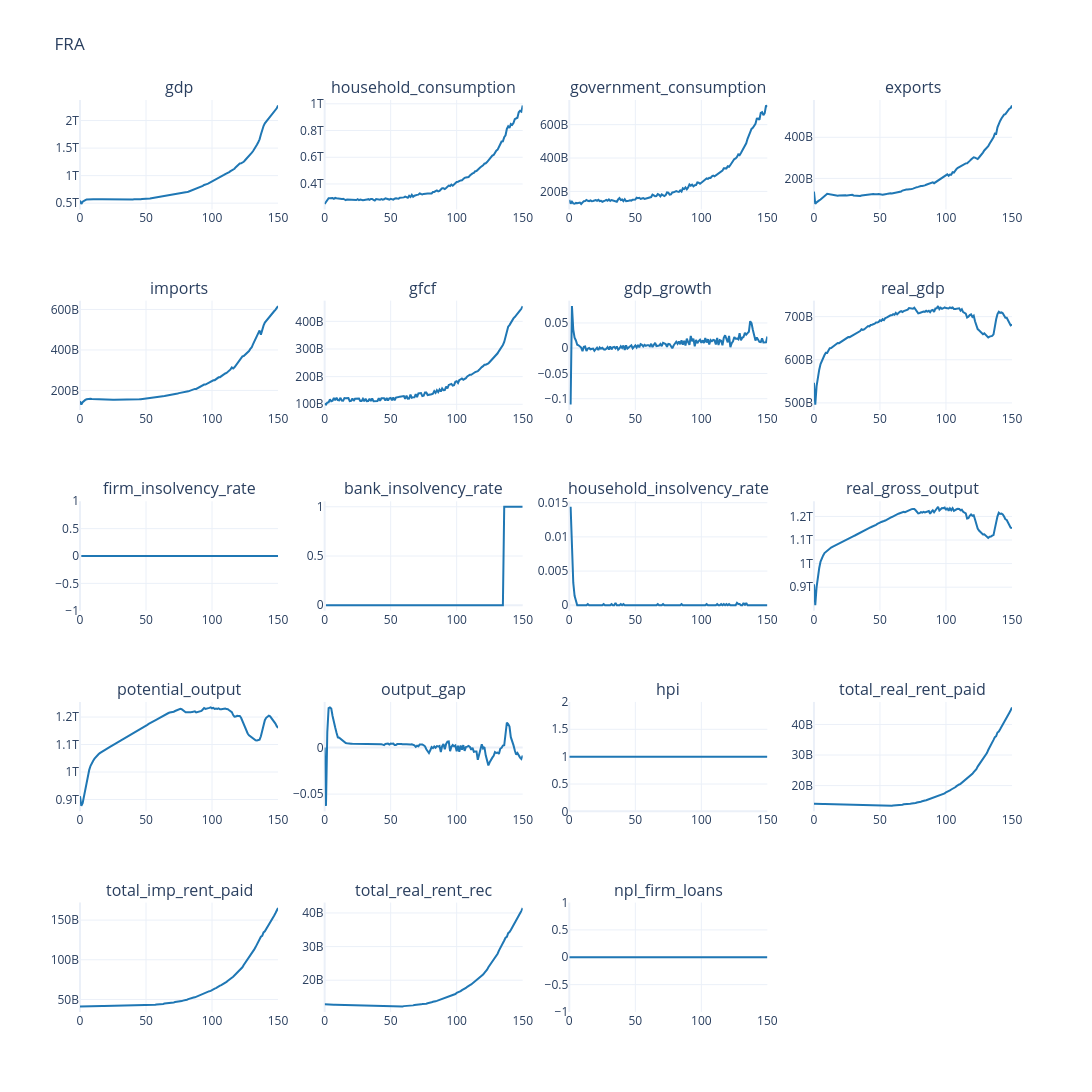

Notebook cell for this chart:
### Code cell
cols = [
    'gdp',
    'household_consumption',
    'government_consumption',
    'exports',
    'imports',
    'gfcf',
    # 'cpi_transaction',
    # 'ppi',
    # 'consumption_expansion_loan_debt',
    # 'mortgage_debt',
    # 'wages',
    # 'profits',
    # 'taxes_paid_on_production',
    # 'taxes_on_products',
    # 'total_consumption',
    'gdp_growth',
    'real_gdp',
    # 'consumption_loans_to_households',
    # 'mortgages_to_households',
    # 'bank_credit_supply_cap_total',
    'firm_insolvency_rate',
    'bank_insolvency_rate',
    'household_insolvency_rate',
    'real_gross_output',
    'potential_output',
    'output_gap',
    'hpi',
    'total_real_rent_paid',
    'total_imp_rent_paid',
    'total_real_rent_rec',
    'npl_firm_loans',

]


plot_output(df=df_base[cols], no_rows=5, no_cols=4, country_code=cfg.country_iso3, **FIG_SIZE_BENCHMARK)

### Figure 1 — Plotly figure (JSON) as saved in the notebook; plotly's stock layout.template omitted (floating-point values rounded to 4 significant figures; data arrays with more than 128 entries replaced by an {"elided": "..."} marker saying what was removed)
{"data": [{"line": {"color": "#1f77b4"}, "mode": "lines", "name": "baseline", "showlegend": false, "type": "scatter", "x": {"elided": "151 int values"}, "xaxis": "x", "y": {"elided": "151 float values"}, "yaxis": "y"}, {"line": {"color": "#1f77b4"}, "mode": "lines", "name": "baseline", "showlegend": false, "type": "scatter", "x": {"elided": "151 int values"}, "xaxis": "x2", "y": {"elided": "151 float values"}, "yaxis": "y2"}, {"line": {"color": "#1f77b4"}, "mode": "lines", "name": "baseline", "showlegend": false, "type": "scatter", "x": {"elided": "151 int values"}, "xaxis": "x3", "y": {"elided": "151 float values"}, "yaxis": "y3"}, {"line": {"color": "#1f77b4"}, "mode": "lines", "name": "baseline", "showlegend": false, "type": "scatter", "x": {"elided": "151 int values"}, "xaxis": "x4", "y": {"elided": "151 float values"}, "yaxis": "y4"}, {"line": {"color": "#1f77b4"}, "mode": "lines", "name": "baseline", "showlegend": false, "type": "scatter", "x": {"elided": "151 int values"}, "xaxis": "x5", "y": {"elided": "151 float values"}, "yaxis": "y5"}, {"line": {"color": "#1f77b4"}, "mode": "lines", "name": "baseline", "showlegend": false, "type": "scatter", "x": {"elided": "151 int values"}, "xaxis": "x6", "y": {"elided": "151 float values"}, "yaxis": "y6"}, {"line": {"color": "#1f77b4"}, "mode": "lines", "name": "baseline", "showlegend": false, "type": "scatter", "x": {"elided": "151 int values"}, "xaxis": "x7", "y": {"elided": "151 float values"}, "yaxis": "y7"}, {"line": {"color": "#1f77b4"}, "mode": "lines", "name": "baseline", "showlegend": false, "type": "scatter", "x": {"elided": "151 int values"}, "xaxis": "x8", "y": {"elided": "151 float values"}, "yaxis": "y8"}, {"line": {"color": "#1f77b4"}, "mode": "lines", "name": "baseline", "showlegend": false, "type": "scatter", "x": {"elided": "151 int values"}, "xaxis": "x9", "y": {"elided": "151 float values"}, "yaxis": "y9"}, {"line": {"color": "#1f77b4"}, "mode": "lines", "name": "baseline", "showlegend": false, "type": "scatter", "x": {"elided": "151 int values"}, "xaxis": "x10", "y": {"elided": "151 float values"}, "yaxis": "y10"}, {"line": {"color": "#1f77b4"}, "mode": "lines", "name": "baseline", "showlegend": false, "type": "scatter", "x": {"elided": "151 int values"}, "xaxis": "x11", "y": {"elided": "151 float values"}, "yaxis": "y11"}, {"line": {"color": "#1f77b4"}, "mode": "lines", "name": "baseline", "showlegend": false, "type": "scatter", "x": {"elided": "151 int values"}, "xaxis": "x12", "y": {"elided": "151 float values"}, "yaxis": "y12"}, {"line": {"color": "#1f77b4"}, "mode": "lines", "name": "baseline", "showlegend": false, "type": "scatter", "x": {"elided": "151 int values"}, "xaxis": "x13", "y": {"elided": "151 float values"}, "yaxis": "y13"}, {"line": {"color": "#1f77b4"}, "mode": "lines", "name": "baseline", "showlegend": false, "type": "scatter", "x": {"elided": "151 int values"}, "xaxis": "x14", "y": {"elided": "151 float values"}, "yaxis": "y14"}, {"line": {"color": "#1f77b4"}, "mode": "lines", "name": "baseline", "showlegend": false, "type": "scatter", "x": {"elided": "151 int values"}, "xaxis": "x15", "y": {"elided": "151 float values"}, "yaxis": "y15"}, {"line": {"color": "#1f77b4"}, "mode": "lines", "name": "baseline", "showlegend": false, "type": "scatter", "x": {"elided": "151 int values"}, "xaxis": "x16", "y": {"elided": "151 float values"}, "yaxis": "y16"}, {"line": {"color": "#1f77b4"}, "mode": "lines", "name": "baseline", "showlegend": false, "type": "scatter", "x": {"elided": "151 int values"}, "xaxis": "x17", "y": {"elided": "151 float values"}, "yaxis": "y17"}, {"line": {"color": "#1f77b4"}, "mode": "lines", "name": "baseline", "showlegend": false, "type": "scatter", "x": {"elided": "151 int values"}, "xaxis": "x18", "y": {"elided": "151 float values"}, "yaxis": "y18"}, {"line": {"color": "#1f77b4"}, "mode": "lines", "name": "baseline", "showlegend": false, "type": "scatter", "x": {"elided": "151 int values"}, "xaxis": "x19", "y": {"elided": "151 float values"}, "yaxis": "y19"}], "layout": {"annotations": [{"font": {"size": 16}, "showarrow": false, "text": "gdp", "x": 0.1062, "xanchor": "center", "xref": "paper", "y": 1, "yanchor": "bottom", "yref": "paper"}, {"font": {"size": 16}, "showarrow": false, "text": "household_consumption", "x": 0.3688, "xanchor": "center", "xref": "paper", "y": 1, "yanchor": "bottom", "yref": "paper"}, {"font": {"size": 16}, "showarrow": false, "text": "government_consumption", "x": 0.6313, "xanchor": "center", "xref": "paper", "y": 1, "yanchor": "bottom", "yref": "paper"}, {"font": {"size": 16}, "showarrow": false, "text": "exports", "x": 0.8938, "xanchor": "center", "xref": "paper", "y": 1, "yanchor": "bottom", "yref": "paper"}, {"font": {"size": 16}, "showarrow": false, "text": "imports", "x": 0.1062, "xanchor": "center", "xref": "paper", "y": 0.78, "yanchor": "bottom", "yref": "paper"}, {"font": {"size": 16}, "showarrow": false, "text": "gfcf", "x": 0.3688, "xanchor": "center", "xref": "paper", "y": 0.78, "yanchor": "bottom", "yref": "paper"}, {"font": {"size": 16}, "showarrow": false, "text": "gdp_growth", "x": 0.6313, "xanchor": "center", "xref": "paper", "y": 0.78, "yanchor": "bottom", "yref": "paper"}, {"font": {"size": 16}, "showarrow": false, "text": "real_gdp", "x": 0.8938, "xanchor": "center", "xref": "paper", "y": 0.78, "yanchor": "bottom", "yref": "paper"}, {"font": {"size": 16}, "showarrow": false, "text": "firm_insolvency_rate", "x": 0.1062, "xanchor": "center", "xref": "paper", "y": 0.56, "yanchor": "bottom", "yref": "paper"}, {"font": {"size": 16}, "showarrow": false, "text": "bank_insolvency_rate", "x": 0.3688, "xanchor": "center", "xref": "paper", "y": 0.56, "yanchor": "bottom", "yref": "paper"}, {"font": {"size": 16}, "showarrow": false, "text": "household_insolvency_rate", "x": 0.6313, "xanchor": "center", "xref": "paper", "y": 0.56, "yanchor": "bottom", "yref": "paper"}, {"font": {"size": 16}, "showarrow": false, "text": "real_gross_output", "x": 0.8938, "xanchor": "center", "xref": "paper", "y": 0.56, "yanchor": "bottom", "yref": "paper"}, {"font": {"size": 16}, "showarrow": false, "text": "potential_output", "x": 0.1062, "xanchor": "center", "xref": "paper", "y": 0.34, "yanchor": "bottom", "yref": "paper"}, {"font": {"size": 16}, "showarrow": false, "text": "output_gap", "x": 0.3688, "xanchor": "center", "xref": "paper", "y": 0.34, "yanchor": "bottom", "yref": "paper"}, {"font": {"size": 16}, "showarrow": false, "text": "hpi", "x": 0.6313, "xanchor": "center", "xref": "paper", "y": 0.34, "yanchor": "bottom", "yref": "paper"}, {"font": {"size": 16}, "showarrow": false, "text": "total_real_rent_paid", "x": 0.8938, "xanchor": "center", "xref": "paper", "y": 0.34, "yanchor": "bottom", "yref": "paper"}, {"font": {"size": 16}, "showarrow": false, "text": "total_imp_rent_paid", "x": 0.1062, "xanchor": "center", "xref": "paper", "y": 0.12, "yanchor": "bottom", "yref": "paper"}, {"font": {"size": 16}, "showarrow": false, "text": "total_real_rent_rec", "x": 0.3688, "xanchor": "center", "xref": "paper", "y": 0.12, "yanchor": "bottom", "yref": "paper"}, {"font": {"size": 16}, "showarrow": false, "text": "npl_firm_loans", "x": 0.6313, "xanchor": "center", "xref": "paper", "y": 0.12, "yanchor": "bottom", "yref": "paper"}], "height": 1100, "title": {"text": "FRA"}, "width": 1520, "xaxis": {"anchor": "y", "domain": [0, 0.2125]}, "xaxis10": {"anchor": "y10", "domain": [0.2625, 0.475]}, "xaxis11": {"anchor": "y11", "domain": [0.525, 0.7375]}, "xaxis12": {"anchor": "y12", "domain": [0.7875, 1]}, "xaxis13": {"anchor": "y13", "domain": [0, 0.2125]}, "xaxis14": {"anchor": "y14", "domain": [0.2625, 0.475]}, "xaxis15": {"anchor": "y15", "domain": [0.525, 0.7375]}, "xaxis16": {"anchor": "y16", "domain": [0.7875, 1]}, "xaxis17": {"anchor": "y17", "domain": [0, 0.2125]}, "xaxis18": {"anchor": "y18", "domain": [0.2625, 0.475]}, "xaxis19": {"anchor": "y19", "domain": [0.525, 0.7375]}, "xaxis2": {"anchor": "y2", "domain": [0.2625, 0.475]}, "xaxis20": {"anchor": "y20", "domain": [0.7875, 1]}, "xaxis3": {"anchor": "y3", "domain": [0.525, 0.7375]}, "xaxis4": {"anchor": "y4", "domain": [0.7875, 1]}, "xaxis5": {"anchor": "y5", "domain": [0, 0.2125]}, "xaxis6": {"anchor": "y6", "domain": [0.2625, 0.475]}, "xaxis7": {"anchor": "y7", "domain": [0.525, 0.7375]}, "xaxis8": {"anchor": "y8", "domain": [0.7875, 1]}, "xaxis9": {"anchor": "y9", "domain": [0, 0.2125]}, "yaxis": {"anchor": "x", "domain": [0.88, 1]}, "yaxis10": {"anchor": "x10", "domain": [0.44, 0.56]}, "yaxis11": {"anchor": "x11", "domain": [0.44, 0.56]}, "yaxis12": {"anchor": "x12", "domain": [0.44, 0.56]}, "yaxis13": {"anchor": "x13", "domain": [0.22, 0.34]}, "yaxis14": {"anchor": "x14", "domain": [0.22, 0.34]}, "yaxis15": {"anchor": "x15", "domain": [0.22, 0.34]}, "yaxis16": {"anchor": "x16", "domain": [0.22, 0.34]}, "yaxis17": {"anchor": "x17", "domain": [0, 0.12]}, "yaxis18": {"anchor": "x18", "domain": [0, 0.12]}, "yaxis19": {"anchor": "x19", "domain": [0, 0.12]}, "yaxis2": {"anchor": "x2", "domain": [0.88, 1]}, "yaxis20": {"anchor": "x20", "domain": [0, 0.12]}, "yaxis3": {"anchor": "x3", "domain": [0.88, 1]}, "yaxis4": {"anchor": "x4", "domain": [0.88, 1]}, "yaxis5": {"anchor": "x5", "domain": [0.66, 0.78]}, "yaxis6": {"anchor": "x6", "domain": [0.66, 0.78]}, "yaxis7": {"anchor": "x7", "domain": [0.66, 0.78]}, "yaxis8": {"anchor": "x8", "domain": [0.66, 0.78]}, "yaxis9": {"anchor": "x9", "domain": [0.44, 0.56]}}}
